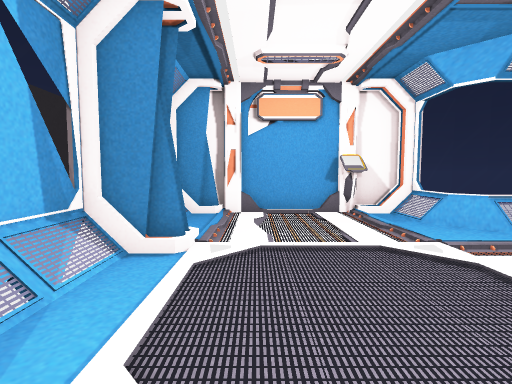
View 1 (above)

12 first-person views from a walk through a scene from a Unity 3-D project. The camera is 1.2 m above the floor, tilts 4° down and sees 85° across. Doors are open. The floor is counted in squares, 1 m on a side. Each view is taken from the middle of a square. On the plan, view 1 faces up. The plan holds only what a view shows up to about 13 squares ahead; the rest is blank. The place goes on beyond the plan. The player is left out. Some animated figures are left out.

View 2
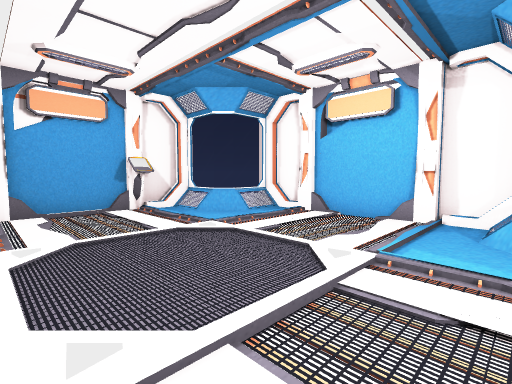

View 3
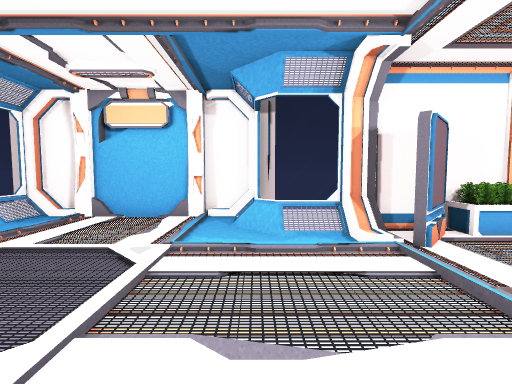

View 4
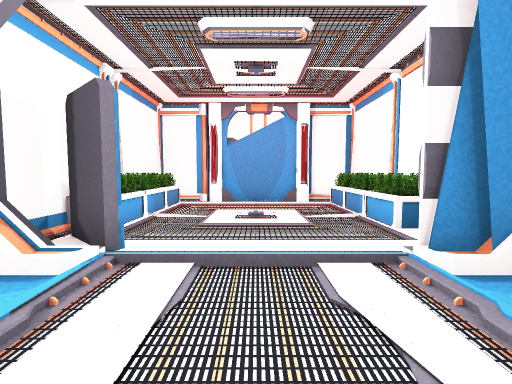

View 5
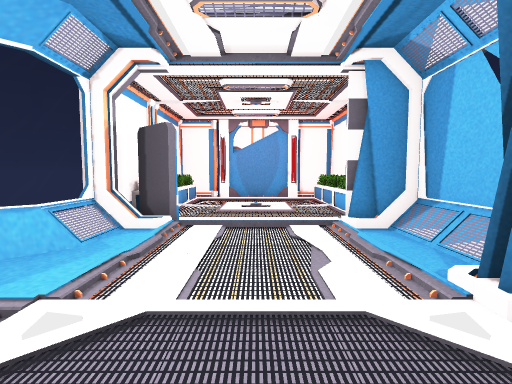

View 6
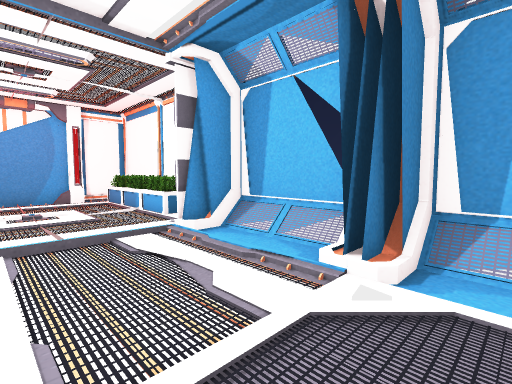

View 7
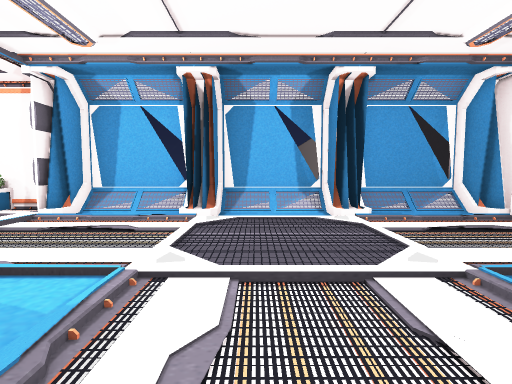

View 8
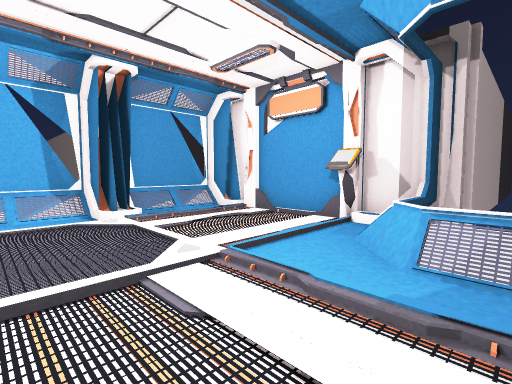

View 9
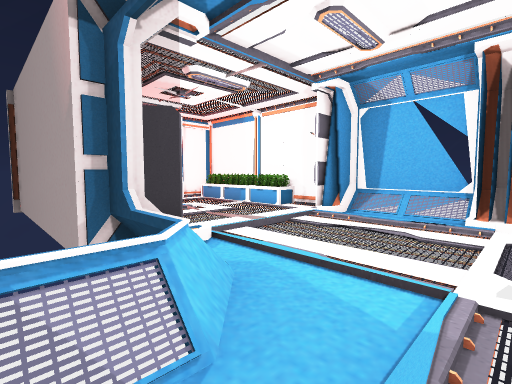

View 10
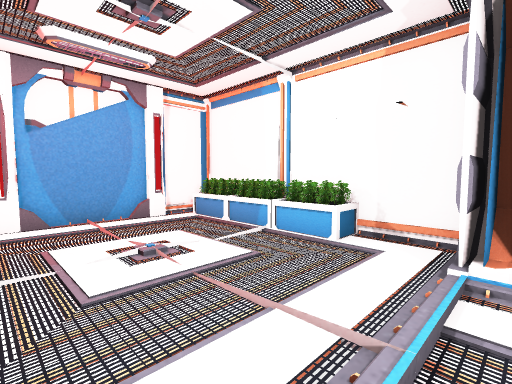

View 11
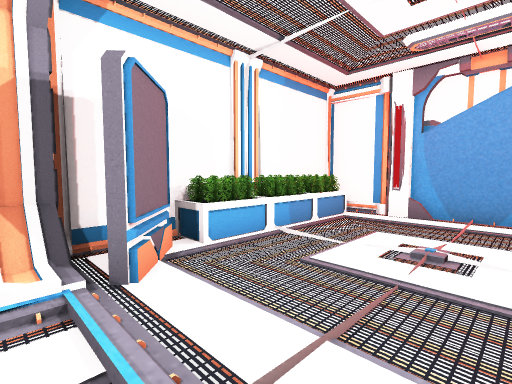

View 12
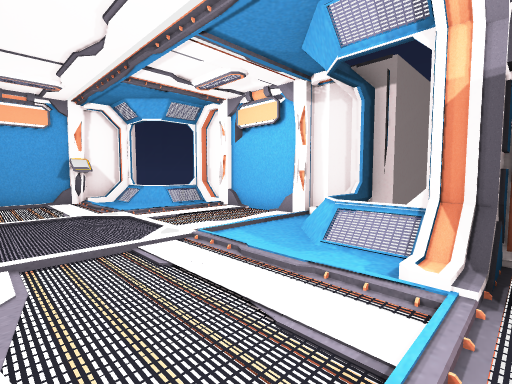

### Floor plan
Key: @ floor where view 1 was taken; # wall or solid block; . floor; / step, stairs or slope; = window, fence, low wall or low ledge; C console; O other object.
Columns run from 3 left of view 1 to 7 right of it. Each row starts with its distance up from view 1.
  9  ########
  8 ###...C##
  7 #/...../# #
  6 #/...../==#
  5 ##/.......#
  4 ##/.......#
  3 #/........#
  2 #/........#
  1 ##/.......#
  0 ##/@......#
 -1 #/...../==#
 -2 #/...../# #
 -3 ##/.../##
 -4 ##/...OO#
 -5 #......O#
 -6 #O.....O#
 -7 #O.....O#
 -8 #O.....O#
 -9 #O.....O#
-10 #O.....O#
-11 #O#####O#
-12       #

Positions as (right, up) in squares from view 1, and headings:
1: (0, 0), facing up
2: (-1, -1), facing up-right
3: (-2, -1), facing right
4: (1, 0), facing down
5: (1, 3), facing down
6: (2, 2), facing down-left
7: (6, 2), facing left
8: (6, 2), facing up-left
9: (6, 1), facing down-left
10: (3, -3), facing down-left
11: (0, -3), facing down-right
12: (0, -4), facing up-right
